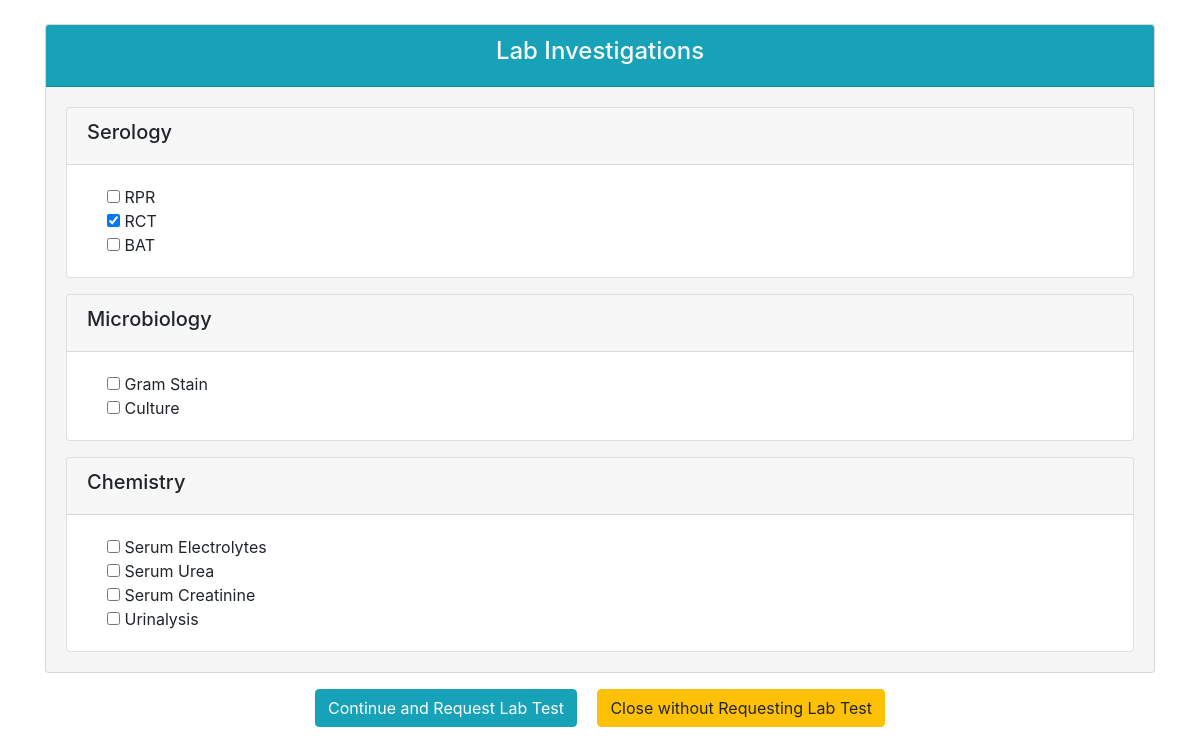
Page /newborn/lab_request/2/ (signed in) on the earlier database version.
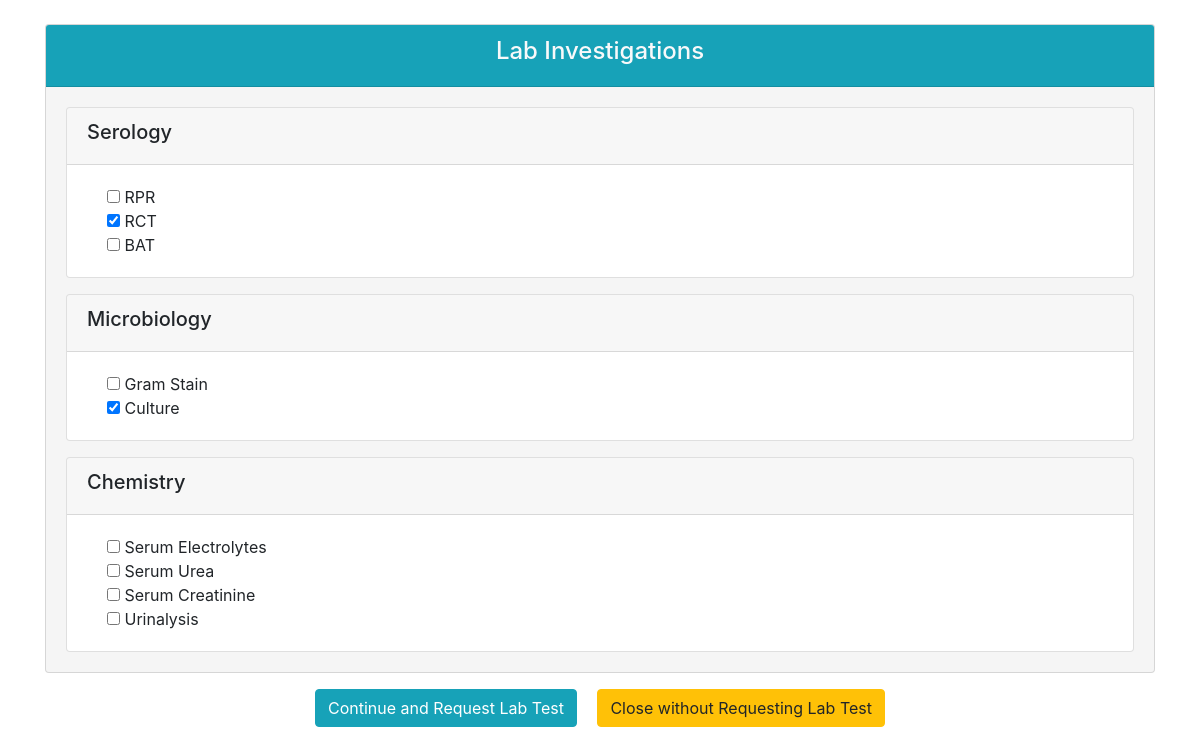
Same page on the later database version.
### newborn/models.py (models this page shows, shortened)
class LabInvestigation(models.Model):
    author = models.ForeignKey(User, on_delete=models.CASCADE, null=True)
    serology_rpr = models.BooleanField(verbose_name='RPR', default=False)
    serology_rct = models.BooleanField(verbose_name='RCT', default=False)
    serology_bat = models.BooleanField(verbose_name='BAT', default=False)
    microbiology_gram_stain = models.BooleanField(verbose_name='Gram stain', default=False)
    microbiology_culture = models.BooleanField(verbose_name='Culture', default=False)
    chemistry_serum_electrolytes = models.BooleanField(verbose_name='Serum electrolytes', default=False)
    chemistry_serum_urea = models.BooleanField(verbose_name='Serum Urea', default=False)
    chemistry_serum_creatinine = models.BooleanField(verbose_name='Serum creatinine', default=False)
    chemistry_urinalysis = models.BooleanField(verbose_name='Urinalysis', default=False)
    serology_rpr_result = models.CharField(max_length=100, blank=True, null=True)
    serology_rct_result = models.CharField(max_length=100, blank=True, null=True)
    serology_bat_result = models.CharField(max_length=100, blank=True, null=True)
    microbiology_gram_stain_result = models.CharField(max_length=100, blank=True, null=True)
    microbiology_culture_result = models.CharField(max_length=100, blank=True, null=True)
    chemistry_serum_electrolytes_result = models.CharField(max_length=100, blank=True, null=True)
    chemistry_serum_urea_result = models.CharField(max_length=100, blank=True, null=True)
    chemistry_serum_creatinine_result = models.CharField(max_length=100, blank=True, null=True)
    chemistry_urinalysis_result = models.CharField(max_length=100, blank=True, null=True)
    timestamp = models.DateTimeField(auto_now_add=True)
    neonate = models.ForeignKey(NewbornAdmission, on_delete=models.CASCADE, null=True)

### newborn/views.py (the view)
# urls.py: path('newborn/lab_request/<int:pk>/', views.lab_request, name='lab-request'),
@login_required
def lab_request(request, pk):
    neonate = get_object_or_404(NewbornAdmission, pk=pk)
    try:
        lab_investigation = LabInvestigation.objects.get(neonate=neonate)
    except LabInvestigation.DoesNotExist:
        lab_investigation = None
    if request.method == 'POST':
        form = LabTestRequestForm(request.POST, instance=lab_investigation)
        if form.is_valid():
            instance = form.save(commit=False)
            instance.neonate = neonate
            instance.author = request.user
            instance.timestamp = timezone.now()
            instance.save()
            return redirect(reverse('clerkship-page', kwargs={'pk': pk}))
    else:
        form = LabTestRequestForm(instance=lab_investigation)
    return render(request, 'newborn/lab_request2.html', {'form': form})

### newborn/forms.py
class LabTestRequestForm(ModelForm):
    class Meta:
        model = LabInvestigation
        fields = [
            'serology_rpr',
            'serology_rct',
            'serology_bat',
            'microbiology_gram_stain',
            'microbiology_culture',
            'chemistry_serum_electrolytes',
            'chemistry_serum_urea',
            'chemistry_serum_creatinine',
            'chemistry_urinalysis',
        ]

### newborn/templates/newborn/lab_request2.html (shortened to what this page needs)
<!DOCTYPE html>
{% load crispy_forms_tags %}
{% load bootstrap4 %}
{% bootstrap_css %}
<html lang="en">
<head>
<body>
    <div class="container mt-4">
        <div class="card" style="background-color: #F5F5F5;">
            <div class="card-header bg-info text-light text-center">
                <h4>Lab Investigations</h4>
            </div>
            <form class="" method="POST">
                <div class="card-body">
                    <div class="card">
                        <div class="card-header">
                            <h5>Serology</h5>
                        </div>
                        <div class="card-body">
                            <div class="form-check">
                                {{ form.serology_rpr }}
                                <label class="form-check-label">RPR</label>
                            </div>
                            <div class="form-check">
                                {{ form.serology_rct }}
                                <label class="form-check-label">RCT</label>
                            </div>
                            <div class="form-check">
                                {{ form.serology_bat }}
                                <label class="form-check-label">BAT</label>
                            </div>
                        </div>
                    </div>
                    <div class="card mt-3">
                        <div class="card-header">
                            <h5>Microbiology</h5>
                        </div>
                        <div class="card-body">
                            <div class="form-check">
                                {{ form.microbiology_gram_stain }}
                                <label class="form-check-label">Gram Stain</label>
                            </div>
                            <div class="form-check">
                                {{ form.microbiology_culture }}
                                <label class="form-check-label">Culture</label>
                            </div>
                        </div>
                    </div>
                    <div class="card mt-3">
                        <div class="card-header">
                            <h5>Chemistry</h5>
                        </div>
                        <div class="card-body">
                            <div class="form-check">
                                {{ form.chemistry_serum_electrolytes }}
                                <label class="form-check-label">Serum Electrolytes</label>
                            </div>
                            <div class="form-check">
                                {{ form.chemistry_serum_urea }}
                                <label class="form-check-label">Serum Urea</label>
                            </div>
                            <div class="form-check">
                                {{ form.chemistry_serum_creatinine }}
                                <label class="form-check-label">Serum Creatinine</label>
                            </div>
                            <div class="form-check">
                                {{ form.chemistry_urinalysis }}
                                <label class="form-check-label">Urinalysis</label>
                            </div>
                        </div>
                    </div>
                </div>
	</div>
                <div class="text-center mt-3">
                    <button type="submit" class="btn btn-info mx-2">Continue and Request Lab Test</button>
                    <button class="btn btn-warning mx-2" onclick="history.back()">Close without Requesting Lab Test</button>
                </div>
        </div>
</body>
</html>

Differences in the rows shown:
changed LabInvestigation: microbiology_culture "☐" → "☑"
